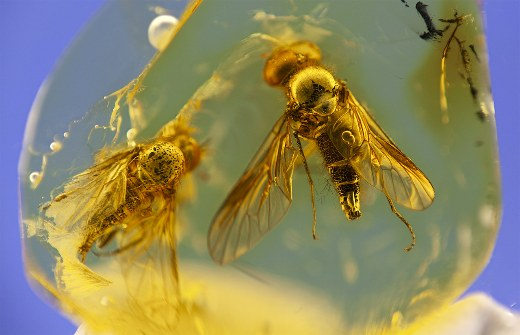
#> input picture assets/shots/p1_input.jpg, 520 x 335 px
$ python -i kameralook.py   (imports and definitions only)
#> lines starting #> are read from the running program, lines starting #| are printed output that depends on the picture
### core/constants.py
#!/usr/bin/env python3
"""
constants.py — gemeinsame Konstanten für ForgePix (eine zentrale Definition,
damit Module nicht auseinanderlaufen).
"""

import os

VERSION = "1.28.0-beta"

# Kamera-RAW-Formate, die rawpy (LibRaw) entwickeln kann. Bis 23.11.2026 fehlten Hasselblad
# (.fff/.3fr), Phase One (.iiq), Leica (.rwl), Nikon-Kompakte (.nrw) und ältere Formate — solche
# Dateien wurden in einem Ordner gar nicht als Bilder erkannt, obwohl LibRaw sie liest (an echten
# Dateien von raw.pixls.us geprüft: X2D 100C .fff, IQ4 150MP .iiq). GoPro .gpr steht mit drin,
# damit ein GoPro-Ordner eine klare Meldung bekommt statt „keine Bilder“ (`raw_oeffnen`).
RAW_EXTS = {".arw", ".cr2", ".cr3", ".nef", ".raf", ".rw2", ".dng", ".orf", ".pef", ".srw",
            ".fff", ".3fr", ".iiq", ".rwl", ".nrw", ".crw", ".erf", ".mef", ".mos", ".kdc",
            ".dcr", ".mrw", ".sr2", ".srf", ".x3f", ".gpr"}

GPR_WERKZEUG = "https://github.com/gopro/gpr"


class _RawOeffnen:
    """`with raw_oeffnen(pfad) as raw:` — wie rawpy.imread, aber eine unlesbare Datei meldet
    sich mit Namen und Grund statt mit „Out of order call of libraw function“ (so meldete sich
    eine echte GoPro-GPR-Datei am 23.11.2026). Übersetzt werden Fehler beim Öffnen UND im
    `with`-Block (dort entpackt LibRaw erst) — ohne vorab alles zu entpacken, damit der schnelle
    Weg über das eingebettete Vorschaubild schnell bleibt."""

    def __init__(self, pfad):
        self.pfad = pfad
        self.raw = None

    # [26 lines left out: functions _fehler, __enter__, __exit__, not called in this run]


def raw_oeffnen(pfad):
    return _RawOeffnen(pfad)

# Übliche Bildformate
STD_EXTS = {".jpg", ".jpeg", ".png", ".tif", ".tiff", ".bmp"}

# FITS (Astro)
FITS_EXTS = {".fit", ".fits", ".fts"}


# [9 lines left out: function to_uint8, not called in this run]


# Rec.709-Luma-Koeffizienten in OpenCV-Kanalreihenfolge (B, G, R).
LUMA_BGR_709 = (0.0722, 0.7152, 0.2126)


# [71 lines left out: functions luma, force_utf8_stdio, imread, imwrite, not called in this run]


def log_print(*args, **kwargs):
    """Standard-Logger der Engine-Funktionen (`log=log_print` statt `log=print`).

    Warum nicht einfach `print`: die Logzeilen enthalten „→/σ/α/─". Wird ein Engine-Modul
    aus einem Prozess heraus benutzt, dessen stdout die Windows-Locale-Codepage hat
    (Tests, fremde Skripte, `python -c`), warf das blanke `print` einen UnicodeEncodeError
    — mitten in einem laufenden Stack. Eine Logzeile darf eine Berechnung NIE abbrechen.
    """
    try:
        print(*args, **kwargs)
    except UnicodeEncodeError:
        import sys
        enc = getattr(sys.stdout, "encoding", None) or "ascii"
        safe = [str(a).encode(enc, "replace").decode(enc, "replace") for a in args]
        print(*safe, **kwargs)


class ForgePixFehler(RuntimeError):
    """Ein ERWARTETER, vom Nutzer behebbarer Fehler (fehlende Wahl-Abhaengigkeit, kein
    Schreibrecht, unpassende Eingabe ...).

    Zweck: die Pipeline kann solche Faelle als KLARTEXT-Zeile ausgeben, waehrend echte
    Programmfehler weiterhin ihren vollen Traceback behalten — den braucht ein Bugreport.
    Vorher bekam der Nutzer fuer beides dasselbe: eine Wand aus Python-Zeilen.
    """


# [17 lines left out: function require_astropy, not called in this run]

### core/kameralook.py
#!/usr/bin/env python3
"""
core/kameralook.py — RAW so aussehen lassen wie das Bild der Kamera (wie Camera Raw ab Werk).

Gemessen am 23.11.2026 an 19 RAWs von 18 Herstellern: die „treue“ Entwicklung (LibRaw, sRGB,
ohne automatische Helligkeit) war im Median nur 0,58 so hell wie das Vorschaubild, das die
Kamera selbst in die RAW-Datei legt — dunkel und flau. Camera Raw und Lightroom gleichen ihr
Ergebnis an den Kamera-Look an (Profil „Adobe Farbe“ + Grundbelichtung). Hier geschieht das
ohne fremde, geschlossene Kameraprofile, für jeden Hersteller gleich:

1. Die Helligkeitsverteilung der Entwicklung wird an die des Kamera-Vorschaubilds angeglichen
   (Quantil-Abbildung, streng steigend) — Belichtung UND Tonkurve der Kamera in einem Schritt.
2. Die Kurve wirkt auf jeden Kanal, wie in Kamera-JPEGs — helle Farben laufen so weich aus.
   Was danach noch über Weiß läge, wird nicht abgeschnitten, sondern zum Weiß hin entsättigt.
3. Die Sättigung wird an die der Vorschau angeglichen, begrenzt auf 0,7 … 1,4, und in den
   Lichtern weniger angehoben als in den Mitten.

Die Vorschau ist oft anders beschnitten (Nikon Z 6II: in der Kamera entzerrt) — Verteilungen
sind dagegen unempfindlich. Wo das Kamera-JPEG ausbrennt, das RAW aber noch Zeichnung hat,
läuft statt der Nachahmung eine weiche Schulter bis Weiß (erste Fassung übernahm das Ausbrennen:
Phase One 26 %, Samsung 25 % weiße Pixel statt 6 % bzw. 0 %). Ohne brauchbare Vorschau (Sigma
fp-DNG: keine) gibt es einen klaren Rückfall: weiche Filmkurve mit Median 0,40, gemeldet. Kein Qt.
"""
import numpy as np

try:
    from constants import log_print
except ImportError:
    def log_print(*a, **k):
        print(*a, **k)

_LUMA = np.array([0.0722, 0.7152, 0.2126], np.float32)       # BGR, Rec. 709


# [44 lines left out: functions vorschau, _schulter, not called in this run]


def _hell(b):
    return b @ _LUMA


def _saettigung(b, hell):
    return float(np.median(np.abs(b - hell[..., None]).max(axis=-1) / (hell + 1e-3)))


def angleichen(bgr, ref_bgr8=None, log=log_print, quantile=512):
    """`bgr` (uint16/uint8/float 0..1, sRGB) an `ref_bgr8` angleichen. Gibt (Bild wie Eingabetyp,
    Bericht). Ohne Referenz: Rückfall auf Median 0,40."""
#> called with quantile = 512
    import cv2
    typ = bgr.dtype
    skala = 65535.0 if typ == np.uint16 else (255.0 if typ == np.uint8 else 1.0)
#> skala = 255
    f = bgr.astype(np.float32) / skala
    h, w = f.shape[:2]
#> h = 335; w = 520
    klein = cv2.resize(f, (max(1, w * 512 // max(h, w)), max(1, h * 512 // max(h, w))), interpolation=cv2.INTER_AREA)
    y_klein = _hell(klein)
#> in _hell, `return b @ _LUMA`:
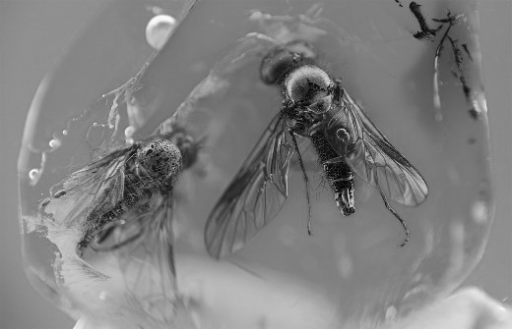
#> returned value: shape (329, 512) float32; min 0.0123, max 0.98, mean 0.505
    bericht = {}
    if ref_bgr8 is not None:
        r = cv2.resize(ref_bgr8, (klein.shape[1], klein.shape[0]), interpolation=cv2.INTER_AREA).astype(np.float32) / 255.0
        y_ref = _hell(r)
        q = np.linspace(0.0, 1.0, quantile)
        x = np.quantile(y_klein, q)
        y = np.quantile(y_ref, q)
        x = np.maximum.accumulate(x + np.arange(quantile) * 1e-7)      # streng steigend
        y = np.maximum.accumulate(y)
        x, y, schulter = _schulter(x, y)
        if schulter is not None:
            bericht["schulter_ab"] = round(schulter, 3)
        bericht["art"] = "Kamera-Vorschau"
        ziel_satt = _saettigung(r, y_ref)
    else:
        # 1 − e^(−a·x), weich bis Weiß. `a` wird gesucht, bis der Median des ERGEBNISSES 0,40 ist:
        # die Kurve wirkt je Kanal, und bei bunten Bildern lag der Median sonst bei 0,45.
        x = np.linspace(0.0, 1.0, 1024)
        unten, oben_a = 1e-3, 400.0
        for _ in range(40):
            a = (unten * oben_a) ** 0.5
            y = (1.0 - np.exp(-a * x)) / (1.0 - np.exp(-a))
            if float(np.median(_hell(np.interp(klein, x, y)))) < 0.40:
                unten = a
            else:
                oben_a = a
#> this loop made 40 passes
#> (a, oben_a) on passes 2 to 13: (0.0251, 0.0251), (0.00501, 0.00501), (0.00224, 0.00224), (0.0015, 0.0015), (0.00122, 0.00122), (0.00111, 0.00111), (0.00105, 0.00105), (0.00103, 0.00103), (0.00101, 0.00101), (0.00101, 0.00101), (0.001, 0.001), (0.001, 0.001)
#> oben_a on pass 1: 0.632
        bericht["art"] = "Rückfall: keine Kamera-Vorschau, Median auf 0,40 (weiche Filmkurve)"
        ziel_satt = None
        log("Kamera-Look: keine brauchbare Vorschau in der RAW-Datei — Belichtung auf Median 0,40")
    # Kurve je Kanal, wie Kamera-JPEGs sie anlegen: helle Farben laufen von selbst weich aus.
    # (Erste Fassung: Kurve nur auf die Helligkeit, Kanäle im Verhältnis skaliert — bei dunklen,
    # bunten Bildern lief dabei ein Kanal an den Anschlag: Sigma fp 52 %, Samsung 25 % der Pixel.)
    aus = np.interp(f.reshape(-1), x, y).astype(np.float32).reshape(f.shape)
    Y2 = _hell(aus)
    # Sättigung angleichen, Lichter geschützt (je heller, desto weniger Anhebung)
    if ziel_satt is not None:
        klein_aus = cv2.resize(aus, (klein.shape[1], klein.shape[0]), interpolation=cv2.INTER_AREA)
        ist = _saettigung(klein_aus, _hell(klein_aus))
        s = float(np.clip(ziel_satt / max(ist, 1e-4), 0.7, 1.4))
        if s > 1.0:
            s_px = 1.0 + (s - 1.0) * (1.0 - np.clip(Y2, 0, 1) ** 2)[..., None]
        else:
            s_px = s
        aus = Y2[..., None] + (aus - Y2[..., None]) * s_px
        bericht["saettigung"] = round(s, 3)
    # was danach noch über Weiß liegt: zum Weiß hin entsättigen statt abschneiden
    hoch = aus.max(axis=-1, keepdims=True)
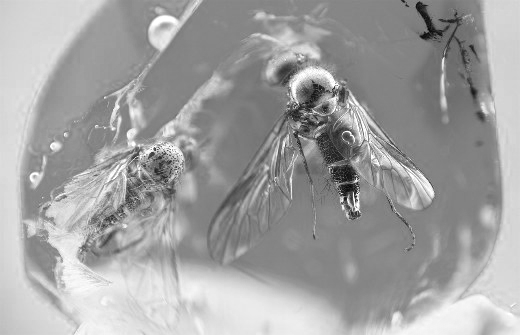
#> hoch: shape (335, 520, 1) float32; min 0.0118, max 1, mean 0.633
    ueber = hoch > 1.0
#> ueber: shape (335, 520, 1) bool; every value is 0
    if ueber.any():
        Yc = np.clip(_hell(aus), 0, 1)[..., None]
        t = np.where(ueber, (1.0 - Yc) / np.maximum(hoch - Yc, 1e-6), 1.0)
        aus = Yc + (aus - Yc) * t
        bericht["entsaettigt_%"] = round(100.0 * float(ueber.mean()), 3)
    aus = np.clip(aus, 0.0, 1.0)                       # nach dem Entsättigen nur noch Rundung
    bericht["helligkeit_vorher"] = round(float(np.median(y_klein)), 4)
    # gemessen am Ergebnis, nicht an der Kurve (die wirkt je Kanal und weicht davon ab)
    bericht["helligkeit_nachher"] = round(float(np.median(_hell(
        cv2.resize(aus, (klein.shape[1], klein.shape[0]), interpolation=cv2.INTER_AREA)))), 4)
    log("Kamera-Look (%s): Median-Helligkeit %.3f → %.3f%s" % (
        bericht["art"], bericht["helligkeit_vorher"], bericht["helligkeit_nachher"],
        ", Sättigung ×%.2f" % bericht["saettigung"] if "saettigung" in bericht else ""))
    if typ == np.uint16:
        return (aus * 65535.0 + 0.5).astype(np.uint16), bericht
    if typ == np.uint8:
        return (aus * 255.0 + 0.5).astype(np.uint8), bericht
    return aus.astype(np.float32), bericht

>>> import cv2
>>> picture = cv2.cvtColor(cv2.imread('../assets/shots/p1_input.jpg'), cv2.COLOR_BGR2RGB)
>>> result = angleichen(picture)
